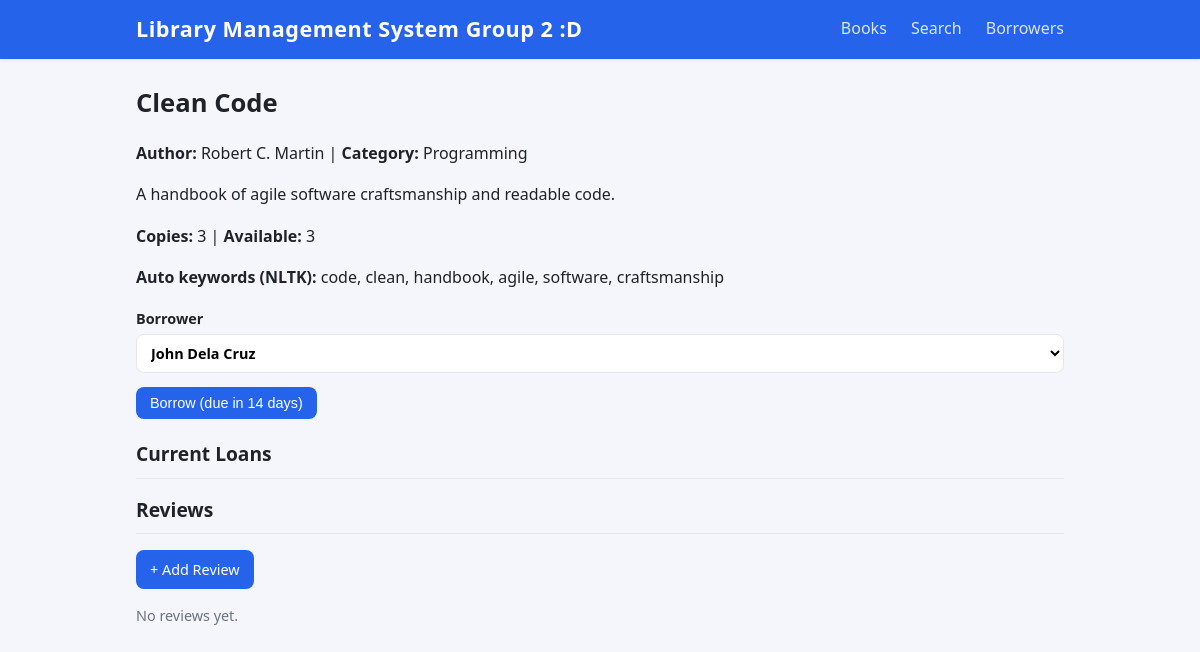
Page /books/9 on the committed database.
### models.py (models this page shows, shortened)
class Book(db.Model):
    __tablename__ = "books"
    id = db.Column(db.Integer, primary_key=True)
    title = db.Column(db.String(200), nullable=False)
    author = db.Column(db.String(200), nullable=False)
    description = db.Column(db.Text, default="")
    category = db.Column(db.String(100), default="")
    copies = db.Column(db.Integer, default=1)
    keywords = db.Column(db.String(300), default="")
    reviews = db.relationship("Review", backref="book", cascade="all, delete-orphan")
    records = db.relationship("BorrowRecord", backref="book", cascade="all, delete-orphan")
    @property
    def available(self):
        out = sum(1 for r in self.records if not r.is_returned)
        return max(0, self.copies - out)

class BorrowRecord(db.Model):
    __tablename__ = "borrow_records"
    id = db.Column(db.Integer, primary_key=True)
    book_id = db.Column(db.Integer, db.ForeignKey("books.id"), nullable=False)
    borrower_id = db.Column(db.Integer, db.ForeignKey("borrowers.id"), nullable=False)
    borrow_date = db.Column(db.Date, default=date.today)
    due_date = db.Column(db.Date, nullable=False)
    return_date = db.Column(db.Date, nullable=True)
    @property
    def is_returned(self):
        return self.return_date is not None

### app.py (the view)
@app.route("/books/<int:book_id>")
def book_detail(book_id):
    book = db.get_or_404(Book, book_id)
    return render_template("book_detail.html", book=book,
                           borrowers=Borrower.query.order_by(Borrower.last_name).all())

### models.py (called while the page is built)
    @property
    def full_name(self):
        return f"{self.first_name} {self.last_name}"

### templates/book_detail.html (shortened to what this page needs)
{% extends "base.html" %}
{% block content %}
<h1>{{ book.title }}</h1>
<p><strong>Author:</strong> {{ book.author }} |
   <strong>Category:</strong> {{ book.category }}</p>
<p>{{ book.description }}</p>
<p><strong>Copies:</strong> {{ book.copies }} |
   <strong>Available:</strong> {{ book.available }}</p>
<p><strong>Auto keywords (NLTK):</strong> {{ book.keywords }}</p>
{% if book.available > 0 %}
<form method="post" action="{{ url_for('borrow_book') }}">
  <label>Borrower
    <select name="borrower_id" required>
      {% for b in borrowers %}
      <option value="{{ b.id }}">{{ b.full_name }}</option>
      {% endfor %}
    </select>
  </label>
  <button class="btn" type="submit">Borrow (due in 14 days)</button>
</form>
{% else %}
<p class="muted">No copies available to borrow.</p>
{% endif %}
<h2>Current Loans</h2>
<h2>Reviews</h2>
<a class="btn" href="{{ url_for('add_review', book_id=book.id) }}">+ Add Review</a>
{% for review in book.reviews %}
<div class="card">
  <p>"{{ review.text }}"</p>
  <p>
    <span class="badge {{ review.sentiment_label|lower }}">{{ review.sentiment_label }}</span>
    Rating: {{ review.rating }}/5
    <span class="muted">— {{ review.created_at.strftime('%Y-%m-%d') }}</span>
  </p>
</div>
{% else %}
<p class="muted">No reviews yet.</p>
{% endfor %}
{% endblock %}

### static/style.css (style rules this page uses)
:root { --bg: #f4f6fb; --surface: #ffffff; --text: #1f2329; --muted: #6b7280; --primary: #2563eb; --primary-dark: #1d4ed8; --danger: #dc2626; --border: #e5e7eb; --radius: 8px; --shadow: 0 1px 3px rgba(16, 24, 40, 0.08); }
* { box-sizing: border-box; }
body { margin: 0; font-family: system-ui, -apple-system, "Segoe UI", Roboto, Helvetica, Arial, sans-serif; background: var(--bg); color: var(--text); line-height: 1.6; }
h1 { margin-top: 0; font-size: 1.6rem; }
h2 { font-size: 1.2rem; border-bottom: 1px solid var(--border); padding-bottom: 8px; }
a { color: var(--primary); }
.muted { color: var(--muted); font-size: 0.9rem; }
.btn { display: inline-block; background: var(--primary); color: #fff; border: none; border-radius: var(--radius); padding: 8px 14px; font-size: 0.9rem; text-decoration: none; cursor: pointer; transition: background 0.15s ease; }
form { margin-bottom: 20px; }
label { display: block; font-weight: 600; margin-bottom: 14px; font-size: 0.9rem; }
input, select, textarea { display: block; width: 100%; margin-top: 4px; padding: 8px 10px; border: 1px solid var(--border); border-radius: var(--radius); font: inherit; background: #fff; }

### rows in the picture
Book: title "Clean Code", author "Robert C. Martin", category "Programming", description "A handbook of agile software craftsmanship and readable code.", copies "3", keywords "code, clean, handbook, agile, software, craftsmanship"
BorrowRecord: available "3"

### other values in the picture
form field borrower_id "John Dela Cruz"
